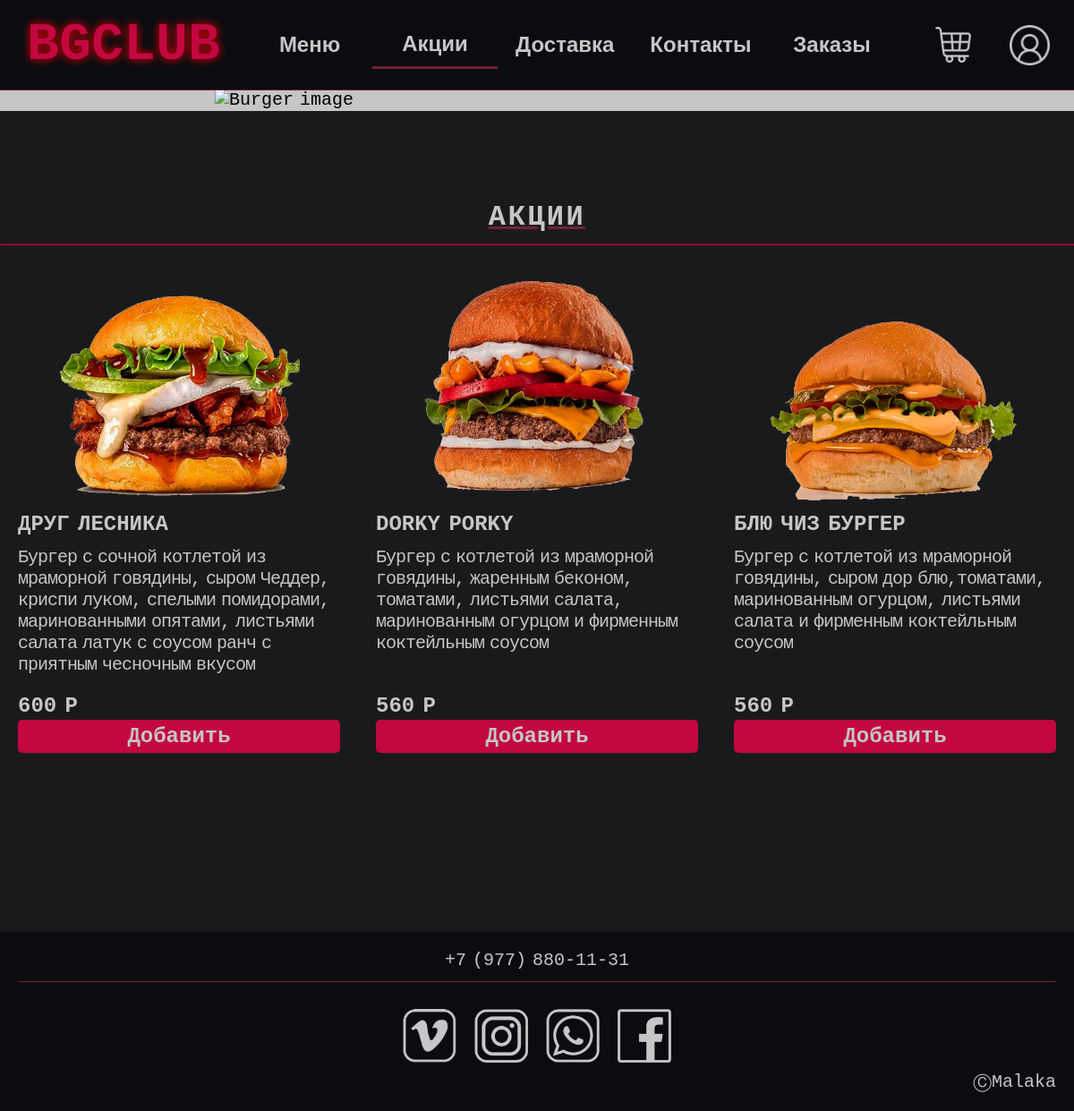
The page /sales.php on the database its author committed.
### tables this page shows
CREATE TABLE `items` (
  `item_id` int(6) NOT NULL,
  `title` text NOT NULL,
  `description` text NOT NULL,
  `price` int(255) NOT NULL,
  `category` int(255) NOT NULL,
  `sale` tinyint(1) NOT NULL,
  `img` text NOT NULL
);

### sales.php (the view, shortened to what this page needs)
<!DOCTYPE html>
<html>
<head>
    <link rel='stylesheet' type='text/css' media='screen' href='css/reset.css'>
    <link rel='stylesheet' type='text/css' media='screen' href='css/main.css'>
    <link rel='stylesheet' type='text/css' media='screen' href='css/header_footer.css'>
</head>
<body>
    <?php
        include("header.php");
    ?>
    <article>
        <div class="main-container-image">
            <img src="images/banner-menu.png" class="main-image" alt="Burger image">
        </div>
    </article>
    <main id="container-menu">
        <?php
            include("database_conn.php");
            $querry = "SELECT * FROM items WHERE sale = 1";
            $result_query_items = mysqli_query($link,$querry);
            echo "<h1>АКЦИИ</h1><hr>";
            echo "<div class='menu-content'>";
            while ($item = mysqli_fetch_array($result_query_items)){
                echo "<div class='item-card'>
                        <img src='{$item['img']}' alt='Burger1' class='image-card'>
                        <div class='info-container'>
                            <div class='title'>
                                {$item['title']}
                            </div>
                            <div class='description'>
                                {$item['description']}
                            </div>
                            <div class='price'>
                                {$item['price']} P
                            </div>
                            <form>
                            <button class='add-product' formmethod='POST' formaction='/menu.php?item_id={$item['item_id']}'>
                                Добавить
                            </button>
                            </form>
                        </div>
                    </div>";
            }
                echo "</div>";
        ?>
    </main>
    <?php
        include("footer.php");
    ?>
</body>
</html>

### css/main.css (style rules this page uses)
body { margin: 0; min-width: 400px; font-size: 20px; font-family: 'Courier New', Courier, monospace; background-color: #1A1A1D; word-spacing: -5px; }
main { max-width: 1200px; margin: 0 auto; color: #C5C6C7; padding-top: 100px; min-height: 500px; }
.main-container-image { display: flex; justify-content: center; width: 100%; margin-top: 100px; background-color: #C5C6C7; }
.main-image { width: 60%; min-width: 400px; display: block; box-sizing: border-box; }
#container-menu { padding-top: 100px; }
#container-menu h1 { color: #C5C6C7; text-decoration: underline #6F2232; text-align: center; font-size: 32px; letter-spacing: 2.5px; }
#container-menu hr { color: #C3073F; border-color: #C3073F; }
main .menu-content { display: flex; flex-wrap: wrap; flex-direction: row; margin-left: auto; margin-right: auto; }
main .item-card { max-width: 400px; padding: 0px 20px 0px 20px; flex-direction: column; display: flex; box-sizing: border-box; font-size: 24px; }
main .info-container { height: 100%; width: 100%; display: flex; flex-direction: column; justify-content: space-between; }
main .item-card .image-card { width: 80%; margin-left: auto; margin-right: auto; }
.item-card .title { display: block; font-weight: bold; color: #C5C6C7; }
.item-card .price { padding-top: 20px; display: block; margin-top: auto; font-size: 24px; font-weight: bold; }
.item-card .description { padding-top: 10px; display: block; text-wrap: wrap; letter-spacing: -1px; font-size: 20px; }
.item-card .add-product { bottom: 0; width: 100%; color: #C5C6C7; background-color: #C3073F; font-size: 24px; font-weight: bold; border: none; padding: 5px; border-radius: 5px; font-family: 'Courier New', Courier, monospace; }

### rows shown on the page
items: img (picture), title "ДРУГ ЛЕСНИКА", description "Бургер с сочной котлетой из мраморной говядины, сыром Чеддер, криспи луком, спелыми помидорами, маринованными опятами, листьями салата латук с соусом ранч с приятным чесночным вкусом", price "600"
items: img (picture), title "DORKY PORKY", description "Бургер с котлетой из мрaморной говядины, жаренным беконом, томатами, листьями салата, маринованным огурцом и фирменным коктейльным соусом", price "560"
items: img (picture), title "БЛЮ ЧИЗ БУРГЕР", description "Бургер с котлетой из мраморной говядины, сыром дор блю,томатами, маринованным огурцом, листьями салата и фирменным коктейльным соусом", price "560"

### other values the page prints
$title "Меню"
$title "Акции"
$title "Доставка"
$title "Контакты"
$title "Заказы"
